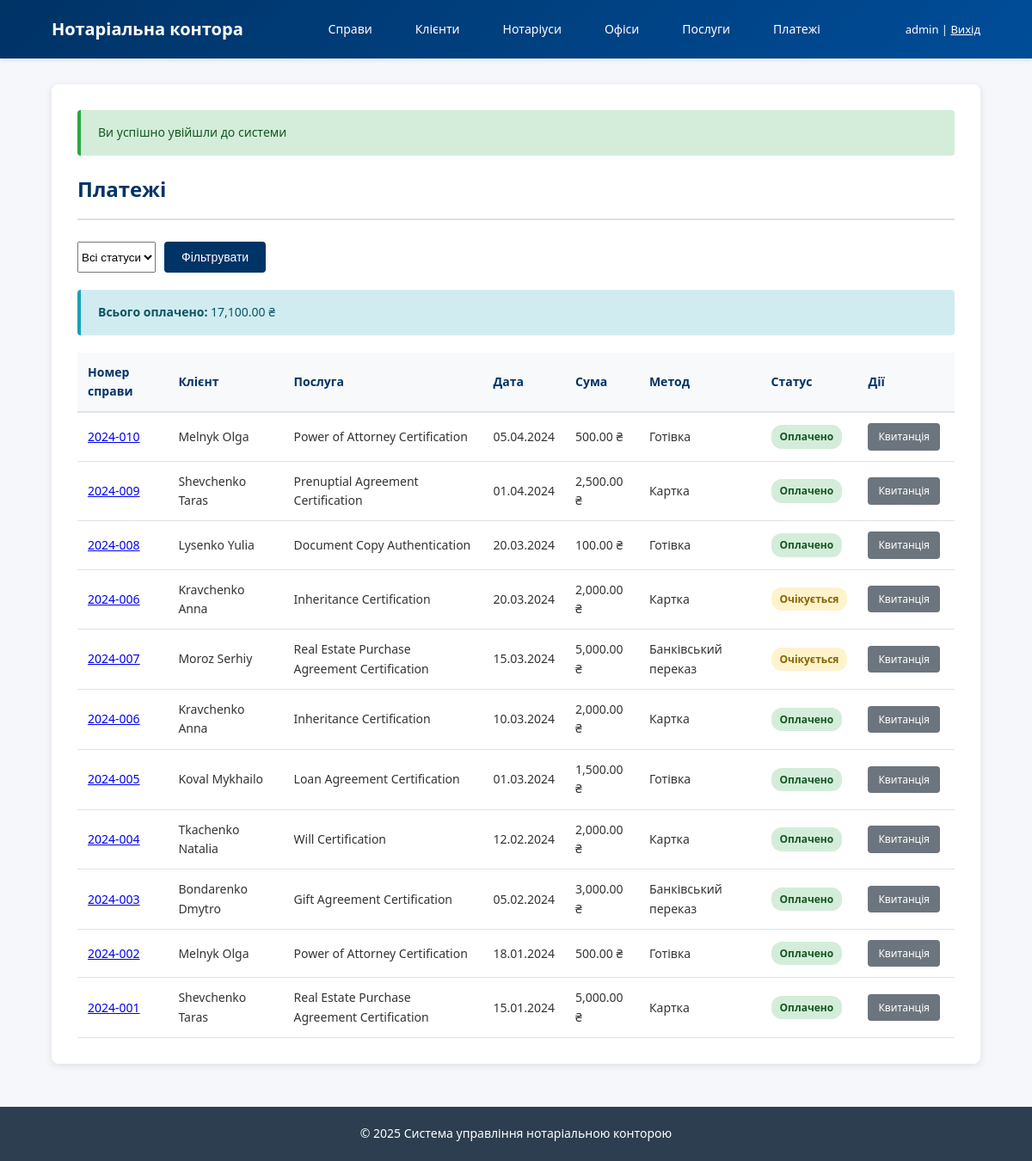
Screenshot of /public/payments (signed in) with the database file from the repository.
### tables this page shows
CREATE TABLE payments (
    payment_id    INT UNSIGNED AUTO_INCREMENT PRIMARY KEY,
    case_id       INT UNSIGNED NOT NULL,
    payment_date  DATE         NOT NULL,
    amount        DECIMAL(10,2) NOT NULL,
    method        ENUM('cash','card','bank_transfer','other')
                  NOT NULL DEFAULT 'cash',
    receipt_number VARCHAR(50),
    status        ENUM('pending','paid','cancelled','refunded')
                  NOT NULL DEFAULT 'pending',
    comment       VARCHAR(255),
    CONSTRAINT fk_payments_case
        FOREIGN KEY (case_id) REFERENCES notarial_cases(case_id)
        ON UPDATE CASCADE
        ON DELETE RESTRICT
);

CREATE TABLE notarial_cases (
    case_id     INT UNSIGNED AUTO_INCREMENT PRIMARY KEY,
    case_number VARCHAR(30)  NOT NULL,
    open_date   DATE         NOT NULL,
    close_date  DATE,
    client_id   INT UNSIGNED NOT NULL,
    notary_id   INT UNSIGNED NOT NULL,
    service_id  INT UNSIGNED NOT NULL,
    status      ENUM('open','in_progress','closed','cancelled')
                NOT NULL DEFAULT 'open',
    notes       TEXT,
    CONSTRAINT uq_cases_number UNIQUE (case_number),
    CONSTRAINT fk_cases_client
        FOREIGN KEY (client_id) REFERENCES clients(client_id)
        ON UPDATE CASCADE
        ON DELETE RESTRICT,
    CONSTRAINT fk_cases_notary
        FOREIGN KEY (notary_id) REFERENCES notaries(notary_id)
        ON UPDATE CASCADE
        ON DELETE RESTRICT,
    CONSTRAINT fk_cases_service
        FOREIGN KEY (service_id) REFERENCES services(service_id)
        ON UPDATE CASCADE
        ON DELETE RESTRICT
);

CREATE TABLE services (
    service_id INT UNSIGNED AUTO_INCREMENT PRIMARY KEY,
    name       VARCHAR(100) NOT NULL,
    description TEXT,
    base_price DECIMAL(10,2) NOT NULL DEFAULT 0.00,
    is_active  TINYINT(1) NOT NULL DEFAULT 1
);

### app/Controllers/PaymentController.php (called while the page is built, shortened)
<?php
require_once ROOT_PATH . '/app/Models/Payment.php';
class PaymentController {
    public function index() {
        $paymentModel = new Payment();
        $payments = $paymentModel->getAllWithDetails();
        include ROOT_PATH . '/app/Views/payments/index.php';
        include ROOT_PATH . '/app/Views/layouts/main.php';
    }
}

### public/index.php (called while the page is built, shortened)
<?php
require_once __DIR__ . '/../config/database.php';
require_once __DIR__ . '/../config/router.php';
require_once __DIR__ . '/../app/Models/BaseModel.php';
$router = new Router();
$router->get('/', 'HomeController', 'index');
$router->get('/login', 'AuthController', 'loginForm');
$router->post('/login', 'AuthController', 'login');
$router->get('/logout', 'AuthController', 'logout');
$router->get('/clients', 'ClientController', 'index');
$router->get('/clients/create', 'ClientController', 'createForm');
$router->post('/clients/create', 'ClientController', 'store');
$router->get('/clients/edit/{id}', 'ClientController', 'editForm');
$router->post('/clients/edit/{id}', 'ClientController', 'update');
$router->post('/clients/delete/{id}', 'ClientController', 'delete');
$router->get('/clients/view/{id}', 'ClientController', 'show');
$router->get('/notaries', 'NotaryController', 'index');
$router->get('/notaries/create', 'NotaryController', 'createForm');
$router->post('/notaries/create', 'NotaryController', 'store');
$router->get('/notaries/edit/{id}', 'NotaryController', 'editForm');
$router->post('/notaries/edit/{id}', 'NotaryController', 'update');
$router->post('/notaries/deactivate/{id}', 'NotaryController', 'deactivate');
$router->get('/offices', 'OfficeController', 'index');
$router->get('/offices/create', 'OfficeController', 'createForm');
$router->post('/offices/create', 'OfficeController', 'store');
$router->get('/offices/edit/{id}', 'OfficeController', 'editForm');
$router->post('/offices/edit/{id}', 'OfficeController', 'update');
$router->get('/services', 'ServiceController', 'index');
$router->get('/services/create', 'ServiceController', 'createForm');
$router->post('/services/create', 'ServiceController', 'store');
$router->get('/services/edit/{id}', 'ServiceController', 'editForm');
$router->post('/services/edit/{id}', 'ServiceController', 'update');
$router->get('/cases', 'CaseController', 'index');
$router->get('/cases/create', 'CaseController', 'createForm');
$router->post('/cases/create', 'CaseController', 'store');
$router->get('/cases/view/{id}', 'CaseController', 'show');
$router->post('/cases/status/{id}', 'CaseController', 'changeStatus');
$router->get('/cases/{case_id}/documents/upload', 'DocumentController', 'uploadForm');
$router->post('/cases/{case_id}/documents/upload', 'DocumentController', 'upload');
$router->get('/cases/{case_id}/documents', 'DocumentController', 'index');
$router->get('/documents/download/{id}', 'DocumentController', 'download');
$router->get('/payments', 'PaymentController', 'index');
$router->get('/cases/{case_id}/payments/create', 'PaymentController', 'createForm');
$router->post('/cases/{case_id}/payments/create', 'PaymentController', 'store');
$router->get('/payments/receipt/{id}', 'PaymentController', 'receiptHtml');
$router->get('/portal/check-status', 'ClientPortalController', 'checkStatusForm');
$router->post('/portal/check-status', 'ClientPortalController', 'checkStatus');
$router->get('/portal/application', 'ClientPortalController', 'applicationForm');
$router->post('/portal/application', 'ClientPortalController', 'submitApplication');
$router->setNotFound(function() {
    http_response_code(404);
    echo "<h1>404 - Сторінку не знайдено</h1>";
});
$router->dispatch();

### config/database.php (called while the page is built, shortened)
<?php
class Database {
    private static $instance = null;
    private $connection;
    private function __construct() {
        try {
            $dsn = "mysql:host=" . DB_HOST . ";dbname=" . DB_NAME . ";charset=" . DB_CHARSET;
            $options = [
                PDO::ATTR_ERRMODE => PDO::ERRMODE_EXCEPTION,
                PDO::ATTR_DEFAULT_FETCH_MODE => PDO::FETCH_ASSOC,
                PDO::ATTR_EMULATE_PREPARES => false,
            ];
            $this->connection = new PDO($dsn, DB_USER, DB_PASS, $options);
        } catch (PDOException $e) {
            die("Помилка підключення до БД: " . $e->getMessage());
        }
    }
    public static function getInstance() {
        if (self::$instance === null) {
            self::$instance = new self();
        }
        return self::$instance;
    }
    public function getConnection() {
        return $this->connection;
    }
}

### app/Models/BaseModel.php (called while the page is built, shortened)
<?php
abstract class BaseModel {
    protected $table;
    public function __construct() {
        $this->db = Database::getInstance()->getConnection();
    }
    protected function getPrimaryKeyName() {
        $specialCases = [
            'notarial_cases' => 'case_id',
            'users' => 'user_id',
            'documents' => 'document_id',
            'payments' => 'payment_id',
            'client_applications' => 'application_id'
        ];
        if (isset($specialCases[$this->table])) {
            return $specialCases[$this->table];
        }
        $singular = rtrim($this->table, 's');
        return $singular . '_id';
    }
}

### app/Models/Payment.php (called while the page is built, shortened)
<?php
class Payment extends BaseModel {
    public function getAllWithDetails() {
        $sql = "SELECT
                    p.*,
                    nc.case_number,
                    CONCAT(c.last_name, ' ', c.first_name) as client_name,
                    s.name as service_name
                FROM payments p
                INNER JOIN notarial_cases nc ON p.case_id = nc.case_id
                INNER JOIN clients c ON nc.client_id = c.client_id
                INNER JOIN services s ON nc.service_id = s.service_id
                ORDER BY p.payment_date DESC, p.payment_id DESC";
        $stmt = $this->db->query($sql);
        return $stmt->fetchAll();
    }
    public function getStatusLabel($status) {
        $labels = [
            'pending' => 'Очікується',
            'paid' => 'Оплачено',
            'cancelled' => 'Скасовано',
            'refunded' => 'Повернено'
        ];
        return $labels[$status] ?? $status;
    }
    public function getMethodLabel($method) {
        $labels = [
            'cash' => 'Готівка',
            'card' => 'Картка',
            'bank_transfer' => 'Банківський переказ',
            'other' => 'Інше'
        ];
        return $labels[$method] ?? $method;
    }
}

### app/Views/payments/index.php (the view, shortened to what this page needs)
<div class="page-header">
    <h2>Платежі</h2>
</div>
<div class="search-bar">
    <form method="get" action="<?= BASE_URL ?>/payments">
        <select name="status">
            <option value="">Всі статуси</option>
        </select>
        <button type="submit" class="btn btn-primary">Фільтрувати</button>
    </form>
</div>
<?php if (empty($payments)): ?>
    <p>Платежі не знайдені</p>
<?php else: ?>
    <?php
    $paymentModel = new Payment();
    $totalAmount = 0;
    foreach ($payments as $payment) {
        if ($payment['status'] === 'paid') {
            $totalAmount += $payment['amount'];
        }
    }
    ?>
    <div class="alert alert-info">
        <strong>Всього оплачено:</strong> <?= number_format($totalAmount, 2) ?> ₴
    </div>
    <table class="data-table">
        <thead>
            <tr>
                <th>Номер справи</th>
                <th>Клієнт</th>
                <th>Послуга</th>
                <th>Дата</th>
                <th>Сума</th>
                <th>Метод</th>
                <th>Статус</th>
                <th>Дії</th>
            </tr>
        </thead>
        <tbody>
            <?php foreach ($payments as $payment): ?>
                <tr>
                    <td>
                        <a href="<?= BASE_URL ?>/cases/view/<?= $payment['case_id'] ?>">
                            <?= htmlspecialchars($payment['case_number']) ?>
                        </a>
                    </td>
                    <td><?= htmlspecialchars($payment['client_name']) ?></td>
                    <td><?= htmlspecialchars($payment['service_name']) ?></td>
                    <td><?= date('d.m.Y', strtotime($payment['payment_date'])) ?></td>
                    <td><?= number_format($payment['amount'], 2) ?> ₴</td>
                    <td><?= htmlspecialchars($paymentModel->getMethodLabel($payment['method'])) ?></td>
                    <td>
                        <span class="status-badge status-<?= $payment['status'] ?>">
                            <?= htmlspecialchars($paymentModel->getStatusLabel($payment['status'])) ?>
                        </span>
                    </td>
                    <td class="table-actions">
                        <a href="<?= BASE_URL ?>/payments/receipt/<?= $payment['payment_id'] ?>"
                           class="btn btn-secondary btn-small" target="_blank">Квитанція</a>
                    </td>
                </tr>
            <?php endforeach; ?>
        </tbody>
    </table>
<?php endif; ?>

### config/router.php (shortened to what this page needs)
<?php
class Router {
    private $routes = [];
    public function add($method, $pattern, $controller, $action) {
        $this->routes[] = [
            'method' => strtoupper($method),
            'pattern' => $pattern,
            'controller' => $controller,
            'action' => $action
        ];
    }
    public function dispatch() {
        $requestMethod = $_SERVER['REQUEST_METHOD'];
        $requestUri = $_GET['route'] ?? '/';
        $requestUri = '/' . trim($requestUri, '/');
        if ($requestUri !== '/') {
            $requestUri = rtrim($requestUri, '/');
        }
        foreach ($this->routes as $route) {
            if ($route['method'] !== $requestMethod) {
                continue;
            }
            $pattern = '#^' . preg_replace('/\{([a-z_]+)\}/', '(?P<$1>[^/]+)', $route['pattern']) . '$#';
            if (preg_match($pattern, $requestUri, $matches)) {
                $params = array_filter($matches, 'is_string', ARRAY_FILTER_USE_KEY);
                $controllerName = $route['controller'];
                $actionName = $route['action'];
                $controllerFile = ROOT_PATH . '/app/Controllers/' . $controllerName . '.php';
                if (file_exists($controllerFile)) {
                    $controller = new $controllerName();
                    if (method_exists($controller, $actionName)) {
                        call_user_func_array([$controller, $actionName], $params);
                        return;
                    }
                }
            }
        }
    }
}

### public/css/main.css (style rules this page uses)
* { margin: 0; padding: 0; box-sizing: border-box; }
body { font-family: 'Segoe UI', Tahoma, Geneva, Verdana, sans-serif; font-size: 14px; line-height: 1.6; color: #333; background-color: #f5f7fa; }
.page-header { border-bottom: 2px solid #e0e0e0; padding-bottom: 15px; margin-bottom: 25px; }
.page-header h2 { color: #003366; font-size: 24px; }
.alert { padding: 15px 20px; margin-bottom: 20px; border-radius: 4px; border-left: 4px solid; }
.alert-info { background-color: #d1ecf1; border-left-color: #17a2b8; color: #0c5460; }
.btn { display: inline-block; padding: 10px 20px; font-size: 14px; border: none; border-radius: 4px; cursor: pointer; text-decoration: none; transition: all 0.3s; margin-right: 10px; }
.btn-primary { background-color: #003366; color: #ffffff; }
.btn-secondary { background-color: #6c757d; color: #ffffff; }
.btn-small { padding: 6px 12px; font-size: 12px; }
.data-table { width: 100%; border-collapse: collapse; margin-top: 20px; }
.data-table thead { background-color: #f8f9fa; }
.data-table th { padding: 12px; text-align: left; font-weight: 600; color: #003366; border-bottom: 2px solid #dee2e6; }
.data-table td { padding: 12px; border-bottom: 1px solid #dee2e6; }
.table-actions { white-space: nowrap; }
.table-actions a, .table-actions button { margin-right: 5px; }
.status-badge { display: inline-block; padding: 4px 10px; border-radius: 12px; font-size: 12px; font-weight: 600; }
.status-paid { background-color: #d4edda; color: #155724; }
.status-pending { background-color: #fff3cd; color: #856404; }
.search-bar { margin-bottom: 20px; }
.search-bar form { display: flex; gap: 10px; }

### rows the page displays
payments: case.case_number "2024-010", client_name "Melnyk Olga", services.name "Power of Attorney Certification", payment_date "05.04.2024", amount "500.00", method "Готівка", status "Оплачено"
payments: case.case_number "2024-009", client_name "Shevchenko Taras", services.name "Prenuptial Agreement Certification", payment_date "01.04.2024", amount "2,500.00", method "Картка", status "Оплачено"
payments: case.case_number "2024-008", client_name "Lysenko Yulia", services.name "Document Copy Authentication", payment_date "20.03.2024", amount "100.00", method "Готівка", status "Оплачено"
payments: case.case_number "2024-006", client_name "Kravchenko Anna", services.name "Inheritance Certification", payment_date "20.03.2024", amount "2,000.00", method "Картка", status "Очікується"
payments: case.case_number "2024-007", client_name "Moroz Serhiy", services.name "Real Estate Purchase Agreement Certification", payment_date "15.03.2024", amount "5,000.00", method "Банківський переказ", status "Очікується"
payments: case.case_number "2024-006", client_name "Kravchenko Anna", services.name "Inheritance Certification", payment_date "10.03.2024", amount "2,000.00", method "Картка", status "Оплачено"
payments: case.case_number "2024-005", client_name "Koval Mykhailo", services.name "Loan Agreement Certification", payment_date "01.03.2024", amount "1,500.00", method "Готівка", status "Оплачено"
payments: case.case_number "2024-004", client_name "Tkachenko Natalia", services.name "Will Certification", payment_date "12.02.2024", amount "2,000.00", method "Картка", status "Оплачено"
payments: case.case_number "2024-003", client_name "Bondarenko Dmytro", services.name "Gift Agreement Certification", payment_date "05.02.2024", amount "3,000.00", method "Банківський переказ", status "Оплачено"
payments: case.case_number "2024-002", client_name "Melnyk Olga", services.name "Power of Attorney Certification", payment_date "18.01.2024", amount "500.00", method "Готівка", status "Оплачено"
payments: case.case_number "2024-001", client_name "Shevchenko Taras", services.name "Real Estate Purchase Agreement Certification", payment_date "15.01.2024", amount "5,000.00", method "Картка", status "Оплачено"

### other values shown
$totalAmount "17,100.00"
